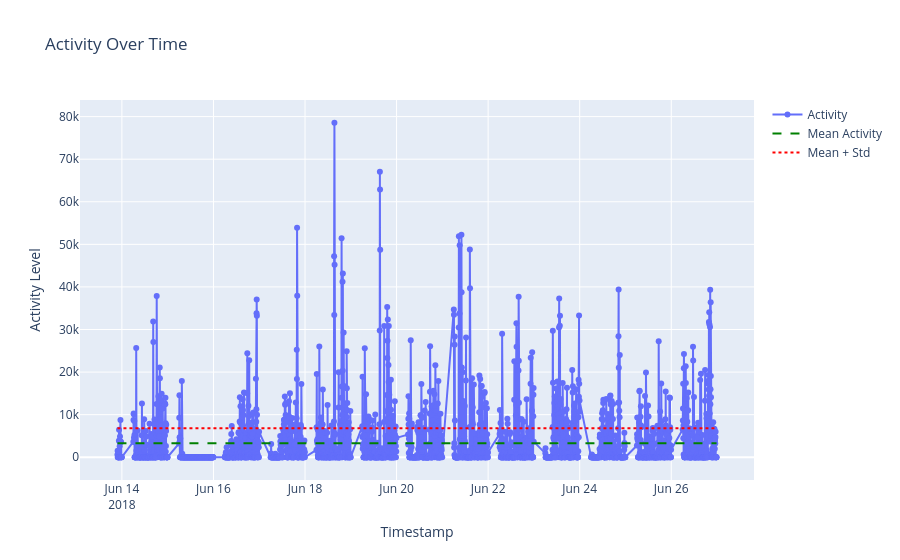

Write notebook code for a chart like this one.
### Code cell
mean_activity = data_activity['Activity'].mean()
std_activity = data_activity['Activity'].std()
fig = go.Figure()
fig.add_trace(go.Scatter(x=data_activity.index, y=data_activity['Activity'], mode='lines + markers', name='Activity'))
fig.add_trace(go.Scatter(
    x=data_activity.index, 
    y=[mean_activity] * len(data_activity), 
    mode='lines', 
    name='Mean Activity',
    line=dict(dash='dash', color='green')
))
fig.add_trace(go.Scatter(
    x=data_activity.index, 
    y=[std_activity] * len(data_activity), 
    mode='lines', 
    name='Mean + Std',
    line=dict(dash='dot', color='red')
))
fig.update_layout(
    title="Activity Over Time",
    xaxis_title="Timestamp",
    yaxis_title="Activity Level",
)
fig.show()

### Figure 1 — Plotly figure (JSON) as saved in the notebook; plotly's stock layout.template omitted (floating-point values rounded to 4 significant figures; data arrays with more than 128 entries replaced by an {"elided": "..."} marker saying what was removed)
{"data": [{"mode": "lines+markers", "name": "Activity", "type": "scatter", "x": {"elided": "2834 str values"}, "y": {"elided": "2834 float values"}}, {"line": {"color": "green", "dash": "dash"}, "mode": "lines", "name": "Mean Activity", "type": "scatter", "x": {"elided": "2834 str values"}, "y": {"elided": "2834 float values"}}, {"line": {"color": "red", "dash": "dot"}, "mode": "lines", "name": "Mean + Std", "type": "scatter", "x": {"elided": "2834 str values"}, "y": {"elided": "2834 float values"}}], "layout": {"title": {"text": "Activity Over Time"}, "xaxis": {"title": {"text": "Timestamp"}}, "yaxis": {"title": {"text": "Activity Level"}}}}
